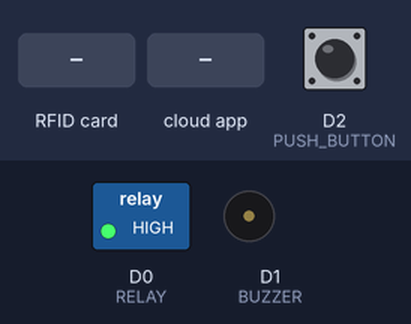
This sketch was run on a simulated ESP8266 (NodeMCU). Parts: switched loads named in the sketch (green lamp = pin HIGH), buzzer (waves = sounding, pin HIGH). The test bench sets the inputs (shaded band); at power-on: D2 (PUSH_BUTTON) HIGH. WiFi joins after 1.5 s; servers stay silent unless stated; the Firebase database answers and starts empty; what the sketch prints to the serial monitor is not drawn.

Above: at 3.0 s.
3.1 s: D2 (PUSH_BUTTON) pulled LOW for 0.15 s
At 4.4 s:
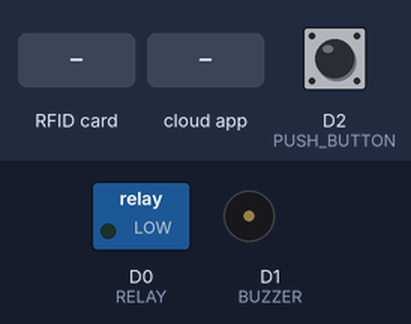
6.2 s: RFID card 12 34 56 78 held to the reader
At 9.0 s:
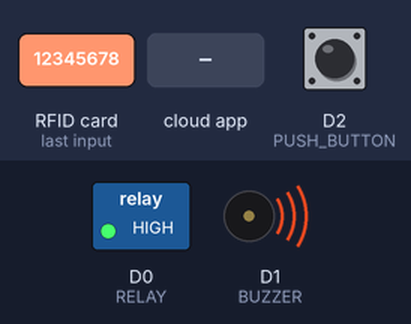
9.2 s: the phone or cloud app sets unlock to 1
At 12.0 s:
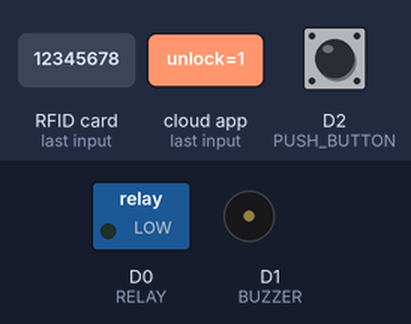
12.2 s: RFID card 8F 5A AB EC held to the reader
At 12.41 s:
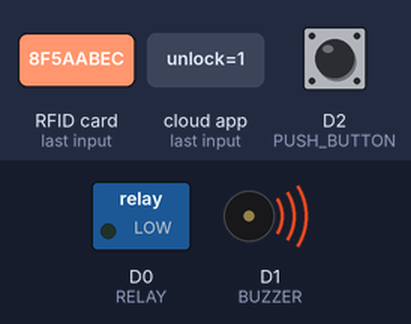
14.0 s: RFID card 5E 7A 19 C4 held to the reader
At 18.2 s:
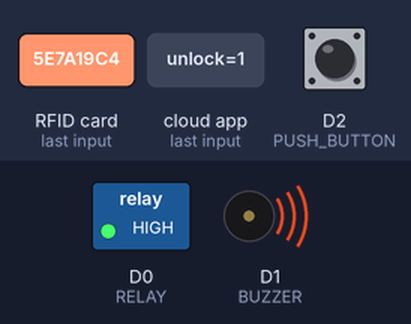
Timing chart, 0 to 22.0 s (numbered marks = the images above; inputs shaded):
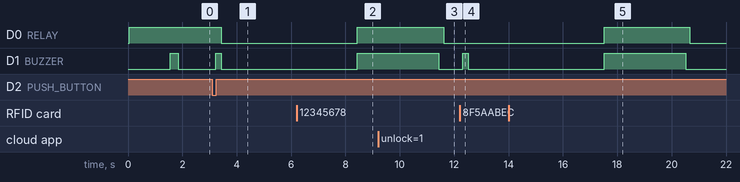

The sketch:

index.ino
```cpp
#include <SPI.h>
#include <MFRC522.h>
#include <ESP8266WiFi.h>
#include "FirebaseESP8266.h"


#define RST_PIN         0
#define SS_PIN          2

MFRC522 mfrc522(SS_PIN, RST_PIN);

#define RELAY D0 //relay pin
#define PUSH_BUTTON D2 //button pin
#define BUZZER D1 //Buzzer pin

#define FIREBASE_HOST "pets-a38fa.firebaseio.com"
#define FIREBASE_AUTH "aDIQgxXThLMlNjpBmxhpqVoVQ6aJCTPU7vcDNq6x"
#define WIFI_SSID "hanna"
#define WIFI_PASSWORD "12345678"

//Define FirebaseESP8266 data object
FirebaseData firebaseData;

//initialize RFID
String KEY_ALDI = "8F 5A AB EC";
String KEY_PANJI = "DC AD 80 43";
String KEY_HANA = "0F 8A C3 1C";
String KEY_RESTU = "07 19 C7 3C";
String KEY_IKHWAN = "2F BA 30 87";
String KEY_SYAHRUR = "D4 9B 4B 89";
String KEY_DAFFA = "4F 65 89 A4";

void setup() {
  Serial.begin(115200);
  while (!Serial);
  SPI.begin();
  mfrc522.PCD_Init();
  delay(4);
  mfrc522.PCD_DumpVersionToSerial();

  //relay
  pinMode(RELAY, OUTPUT);
  digitalWrite(RELAY, HIGH);

  //push button
  pinMode(PUSH_BUTTON, INPUT);
  digitalWrite(PUSH_BUTTON, HIGH);

  //buzzer
  pinMode(BUZZER, OUTPUT);

  // wifi
  WiFi.begin(WIFI_SSID, WIFI_PASSWORD);
  Serial.print("Connecting to Wi-Fi");
  while (WiFi.status() != WL_CONNECTED)
  {
    Serial.print(".");
    delay(300);
  }
  Serial.println();
  Serial.print("Connected with IP: ");
  Serial.println(WiFi.localIP());
  Serial.println();

  Firebase.begin(FIREBASE_HOST, FIREBASE_AUTH);
  Firebase.reconnectWiFi(true);

  Firebase.setReadTimeout(firebaseData, 1000 * 60);
  Firebase.setwriteSizeLimit(firebaseData, "tiny");

  digitalWrite(BUZZER, HIGH);
  delay(300);
  digitalWrite(BUZZER, LOW);
}

void loop() {
  if (WiFi.status() == WL_CONNECTED) {
    if (Firebase.getInt(firebaseData, "/STATUS/unlock")) {
      int result = firebaseData.intData();
      if (result == 1) {
        digitalWrite(RELAY, LOW);
      } else {
        digitalWrite(RELAY, HIGH);
      }
    }

    if (digitalRead(PUSH_BUTTON) == LOW) {
      Serial.println("Pintu Terbuka Melalui Button");
      showBuzzer();
      openDoor();
    }

    if ( ! mfrc522.PICC_IsNewCardPresent()) {
      return;
    }

    if ( ! mfrc522.PICC_ReadCardSerial()) {
      return;
    } else {
      validateUser();
    }
  }

  if (digitalRead(PUSH_BUTTON) == LOW) {
    Serial.println("Pintu Terbuka Melalui Button");
    showBuzzer();
    openDoor();
  }

  if ( ! mfrc522.PICC_IsNewCardPresent()) {
    return;
  }

  if ( ! mfrc522.PICC_ReadCardSerial()) {
    return;
  } else {
    validateUser();
  }
}

boolean checkUser() {
  String content = "";
  byte letter;
  String message;

  for (byte i = 0; i < mfrc522.uid.size; i++)
  {
    content.concat(String(mfrc522.uid.uidByte[i] < 0x10 ? " 0" : " "));
    content.concat(String(mfrc522.uid.uidByte[i], HEX));
  }

  content.toUpperCase();

  if (content.substring(1) == KEY_ALDI || content.substring(1) == KEY_PANJI || content.substring(1) == KEY_HANA || content.substring(1) == KEY_RESTU || content.substring(1) == KEY_IKHWAN || content.substring(1) == KEY_SYAHRUR || content.substring(1) == KEY_DAFFA)
  {
    return true;
  }
  else
  {
    return false;
  }
}

void validateUser() {
  String content = "";
  byte letter;
  String message;

  for (byte i = 0; i < mfrc522.uid.size; i++)
  {
    content.concat(String(mfrc522.uid.uidByte[i] < 0x10 ? " 0" : " "));
    content.concat(String(mfrc522.uid.uidByte[i], HEX));
  }

  content.toUpperCase();

  if (content.substring(1) == KEY_ALDI || content.substring(1) == KEY_PANJI || content.substring(1) == KEY_HANA || content.substring(1) == KEY_RESTU || content.substring(1) == KEY_IKHWAN || content.substring(1) == KEY_SYAHRUR || content.substring(1) == KEY_DAFFA)
  {
    if (content.substring(1) == KEY_ALDI) {
      message = "Pintu Terbuka Melalui RFID KEY_ALDI";
    } else if (content.substring(1) == KEY_PANJI) {
      message = "Pintu Terbuka Melalui RFID KEY_PANJI";
    } else if (content.substring(1) == KEY_HANA) {
      message = "Pintu Terbuka Melalui RFID KEY_HANA";
    } else if (content.substring(1) == KEY_RESTU) {
      message = "Pintu Terbuka Melalui RFID KEY_RESTU";
    } else if (content.substring(1) == KEY_IKHWAN) {
      message = "Pintu Terbuka Melalui RFID KEY_IKHWAN";
    } else if (content.substring(1) == KEY_SYAHRUR) {
      message = "Pintu Terbuka Melalui RFID KEY_SYAHRUR";
    } else if (content.substring(1) == KEY_DAFFA) {
      message = "Pintu Terbuka Melalui RFID KEY_DAFFA";
    }

    Serial.println(message);
    showBuzzer();
    openDoor();
  }
  else
  {
    message = "PINTU GAGAL DIBUKA RFID TIDAK TERDAFTAR";
    Serial.println(message);
    alertBuzzer();
  }
}

void showBuzzer() {
  digitalWrite(BUZZER, HIGH);
  delay(200);
  digitalWrite(BUZZER, LOW);
}

void alertBuzzer() {
  digitalWrite(BUZZER, HIGH);
  delay(3000);
  digitalWrite(BUZZER, LOW);
}

void openDoor() {
  digitalWrite(RELAY, LOW);
  delay(5000);
  digitalWrite(RELAY, HIGH);
}
```

Measured:
- after the input at 3.1 s, D0 (RELAY): HIGH → LOW after 0.34 s; D1 (BUZZER): LOW → HIGH after 0.14 s, → LOW 0.20 s later
- after the input at 6.2 s, D1 (BUZZER): LOW → HIGH after 2.2 s
- after the input at 9.2 s, D0 (RELAY): HIGH → LOW after 2.4 s
- after the input at 12.2 s, D1 (BUZZER): LOW → HIGH after 0.12 s, → LOW 0.20 s later
- after the input at 14.0 s, D1 (BUZZER): LOW → HIGH after 3.5 s, → LOW 3.0 s later
